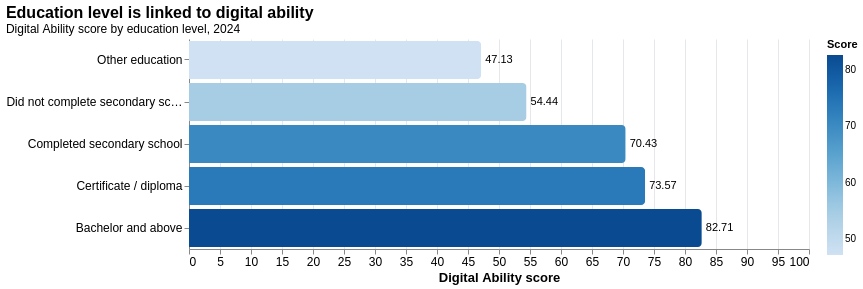

Vega-Lite specification for this chart:
### Vega-Lite specification from a JSON file in a GitHub repository (floating-point values rounded to 4 significant figures)
{"$schema": "https://vega.github.io/schema/vega-lite/v5.json", "description": "Digital Ability score by education level, 2024.", "title": {"text": "Education level is linked to digital ability", "subtitle": "Digital Ability score by education level, 2024"}, "width": 620, "height": {"step": 42}, "data": {"values": [{"education": "Other education", "digital_ability": 47.13}, {"education": "Did not complete secondary school", "digital_ability": 54.44}, {"education": "Completed secondary school", "digital_ability": 70.43}, {"education": "Certificate / diploma", "digital_ability": 73.57}, {"education": "Bachelor and above", "digital_ability": 82.71}]}, "layer": [{"mark": {"type": "bar", "cornerRadiusEnd": 4}, "encoding": {"x": {"field": "digital_ability", "type": "quantitative", "title": "Digital Ability score", "scale": {"domain": [0, 100]}}, "y": {"field": "education", "type": "nominal", "title": null, "sort": "x"}, "color": {"field": "digital_ability", "type": "quantitative", "title": "Score", "scale": {"scheme": "blues"}}, "tooltip": [{"field": "education", "type": "nominal", "title": "Education"}, {"field": "digital_ability", "type": "quantitative", "title": "Digital Ability", "format": ".2f"}]}}, {"mark": {"type": "text", "align": "left", "dx": 4, "baseline": "middle", "fontSize": 11}, "encoding": {"x": {"field": "digital_ability", "type": "quantitative"}, "y": {"field": "education", "type": "nominal", "sort": "x"}, "text": {"field": "digital_ability", "type": "quantitative", "format": ".2f"}}}], "config": {"view": {"stroke": null}, "axis": {"labelFontSize": 12, "titleFontSize": 13, "gridColor": "#e5e7eb"}, "title": {"fontSize": 16, "subtitleFontSize": 12, "anchor": "start"}}}
